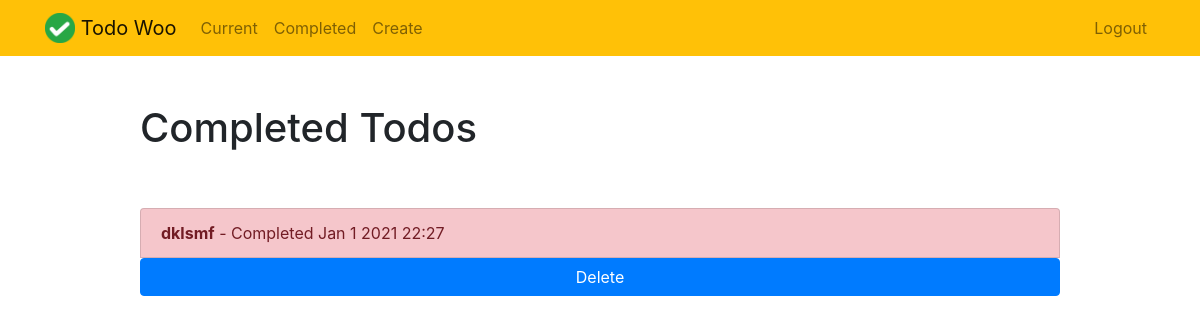
Before: /completed/ (signed in) with the older database file.
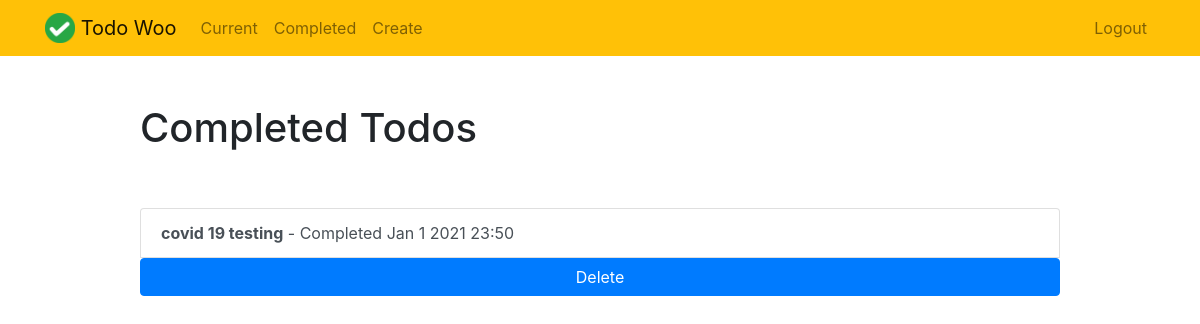
After: the same page with the newer database file.
### todo/models.py (models this page shows, shortened)
class Todo(models.Model):
    title = models.CharField(max_length=200)
    memo = models.TextField(blank=True)
    created = models.DateTimeField(auto_now_add=True)
    datecompleted = models.DateTimeField(null=True, blank=True)
    important = models.BooleanField(default=False)
    user = models.ForeignKey(User, on_delete=models.CASCADE)

### todo/views.py (the view)
# urls.py: path('completed/', views.completedtodos, name='completedtodos'),
@login_required
def completedtodos(request):
    todos = Todo.objects.filter(user=request.user, datecompleted__isnull=False).order_by('-datecompleted')
    return render(request, 'todo/completedtodos.html', {'todos': todos})

### todo/templates/todo/completedtodos.html
{% extends "todo/base.html" %}
{% block content %}
    <div class="row justify-content-center mt-5">
        <div class="col-md-10">
            <h1>Completed Todos</h1>
        </div>
    </div>
    <div class="row justify-content-center mt-5">
        <div class="col-md-10">
            <div class="list-group">
                {% for todo in todos %}
                    <a href="{% url 'viewtodo' todo.id %}" class="list-group-item list-group-item-action{% if todo.important %} list-group-item-danger{% endif %}"><b>{{ todo.title }}</b> - Completed {{ todo.datecompleted|date:'M j Y H:i' }}<a href="{% url 'deletetodo' todo.id %}"<button type="submit" class="btn btn-primary">Delete</button></a></a>
                {% endfor %}
            </div>
        </div>
    </div>
{% endblock %}

Changed rows visible on the page:
removed Todo: title "dklsmf", datecompleted "Jan 1 2021 22:27", important True (drawn)
added Todo: title "covid 19 testing", datecompleted "Jan 1 2021 23:50", important False (drawn)
